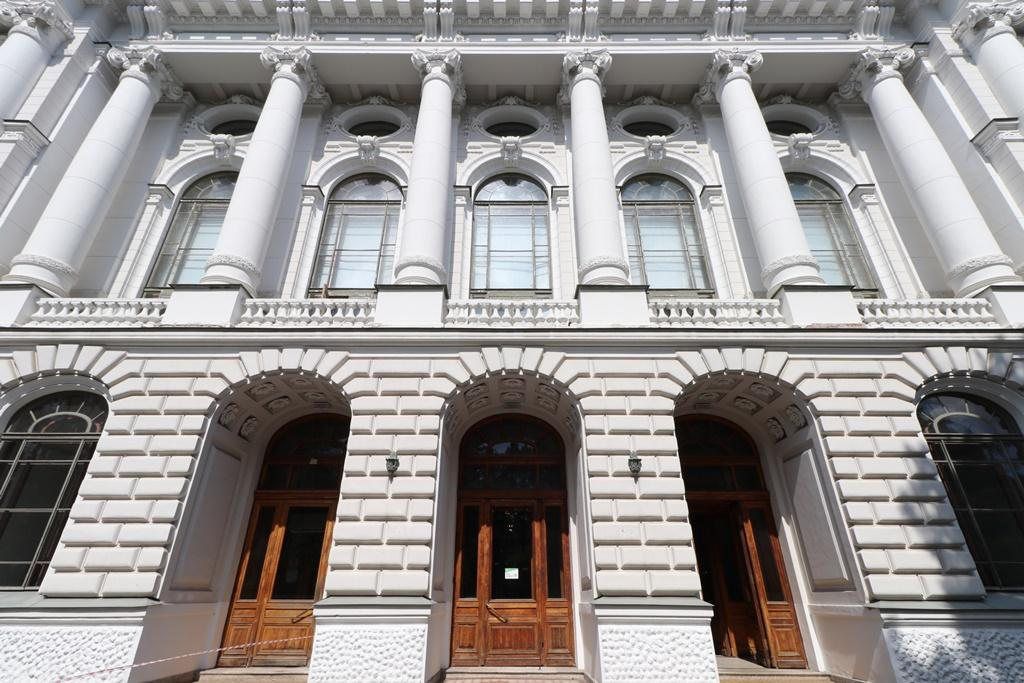
#> input picture resources/poly.jpg, 1024 x 683 px
$ python image_filter.py
#> lines starting #> are read from the running program, lines starting #| are printed output that depends on the picture; after the words box and inside, x2 and y2 are one past the last pixel; in counts of white or black regions, pixels touching at a corner belong together
import cv2
import numpy


def image_filtering(img, kernel) -> numpy.array:
    length = len(img.shape)
    if length == 2:
        h, w = img.shape
        image_color = numpy.array([[[0]] * w] * h)
        image_color[:, :, 0] = img[:, :]
        return image_filtering_color(image_color, kernel)[:, :, 0]
    elif length == 3:
        return image_filtering_color(img, kernel)


def image_filtering_color(img, kernel) -> numpy.array:
    kernel_length = kernel.shape[0]
    kernel_center = kernel_length // 2

    matrix_filing = filing(img, kernel_center)
    height, width, color = matrix_filing.shape
    image_result = matrix_filing.copy()         # sigma

    for h in range(kernel_center, height - kernel_center):
        for w in range(kernel_center, width - kernel_center):
            for c in range(0, color):
                start_height = h - kernel_center
                finish_height = start_height + kernel_length
                start_width = w - kernel_center
                finish_width = start_width + kernel_length

                mult_matrix = matrix_filing[start_height:finish_height, start_width:finish_width, c] * kernel
                kernel_sum = numpy.sum(kernel)
                if kernel_sum != 0:
                    result = int(numpy.sum(mult_matrix) / numpy.sum(kernel))
                else:
                    result = numpy.sum(mult_matrix)

                if result < 0:
                    image_result[h, w, c] = 0
                elif result > 255:
                    image_result[h, w, c] = 255
                else:
                    image_result[h, w, c] = result
    return emarginate(image_result, kernel_center).astype(numpy.uint8)


def filing(img, number) -> numpy.array:
    height, width, color = img.shape
    matrix_w = width + number * 2
    matrix_h = height + number * 2
    matrix = numpy.array([[[0] * color] * matrix_w] * matrix_h)

    for c in range(0, color):
        for h in range(0, height):
            for w in range(0, width):
                matrix[h + number, w + number, c] = img[h, w, c]

    # filing angel
    for c in range(0, color):
        for h in range(0, number):
            for w in range(0, number):
                matrix[h, w, c] = img[number - h, number - w, c]

    for c in range(0, color):
        for h in range(0, number):
            for w in range(0, number):
                matrix[h, matrix_w - w - 1, c] = img[number - h, width - number + w - 1, c]

    for c in range(0, color):
        for h in range(0, number):
            for w in range(0, number):
                matrix[matrix_h - h - 1, w, c] = img[height - number + h - 1, number - w, c]

    for c in range(0, color):
        for h in range(0, number):
            for w in range(0, number):
                matrix[matrix_h - h - 1, matrix_w - w - 1, c] = img[height - number + h - 1, width - number + w - 1, c]

    # filling edge
    for c in range(0, color):
        for h in range(0, number):
            for w in range(0, width):
                matrix[h, number + w, c] = img[number - h, w, c]

    for c in range(0, color):
        for h in range(0, number):
            for w in range(0, width):
                matrix[matrix_h - h - 1, number + w, c] = img[height - number + h - 1, w, c]

    for c in range(0, color):
        for h in range(0, height):
            for w in range(0, number):
                matrix[number + h, w, c] = img[h, number - w, c]

    for c in range(0, color):
        for h in range(0, height):
            for w in range(0, number):
                matrix[number + h, matrix_w - w - 1, c] = img[h, width - number + w - 1, c]
    return matrix


def emarginate(img, number) -> numpy.array:
    return img[number:-number, number: -number, :]


if __name__ == '__main__':
    # kernel = numpy.array([[0, -1, 0],
    #                       [-1, 5, -1],
    #                       [0, -1, 0]])
    # kernel = numpy.array([[0, -1, 0],
    #                       [-1, 4, -1],
    #                       [0, -1, 0]])
    # kernel = numpy.array([[1, 1, 1],
    #                       [1, 1, 1],
    #                       [1, 1, 1]]) / 9
    # kernel = numpy.array([[-1, -1, -1],
    #                       [-1, 8, -1],
    #                       [-1, -1, -1]])
    # kernel = numpy.array([[-2, -1, 0],
    #                       [-1, 1, 1],
    #                       [0, 1, 2]])
    # kernel = numpy.array([[-1, 0, 1],
    #                       [-2, 0, 2],
    #                       [-1, 0, 1]])
    kernel = numpy.array([[0, 0, -1, 0, 0],
                          [0, 0, -1, 0, 0],
                          [-1, -1, 8, -1, -1],
                          [0, 0, -1, 0, 0],
                          [0, 0, -1, 0, 0]])

    # image_color = cv2.imread("../resources/1.png")
    image_color = cv2.imread("../resources/poly.jpg")
#> image_color is the input picture: shape (683, 1024, 3); mean B, G, R 143.9, 145.3, 149.5
    image_gray = cv2.cvtColor(image_color, cv2.COLOR_BGR2GRAY)

    image_filtering = image_filtering(image_gray, kernel)
#> after the loop in filing, `for c in range(0, color):`: matrix: shape (687, 1028, 1) int64; min 0, max 255, mean 145
#> after the loop in filing, `for c in range(0, color):`: matrix: shape (687, 1028, 1) int64; min 0, max 255, mean 145
#> after the loop in filing, `for c in range(0, color):`: matrix: shape (687, 1028, 1) int64; min 0, max 255, mean 145
#> after the loop in filing, `for c in range(0, color):`: matrix: shape (687, 1028, 1) int64; min 0, max 255, mean 145
#> after the loop in filing, `for c in range(0, color):`:
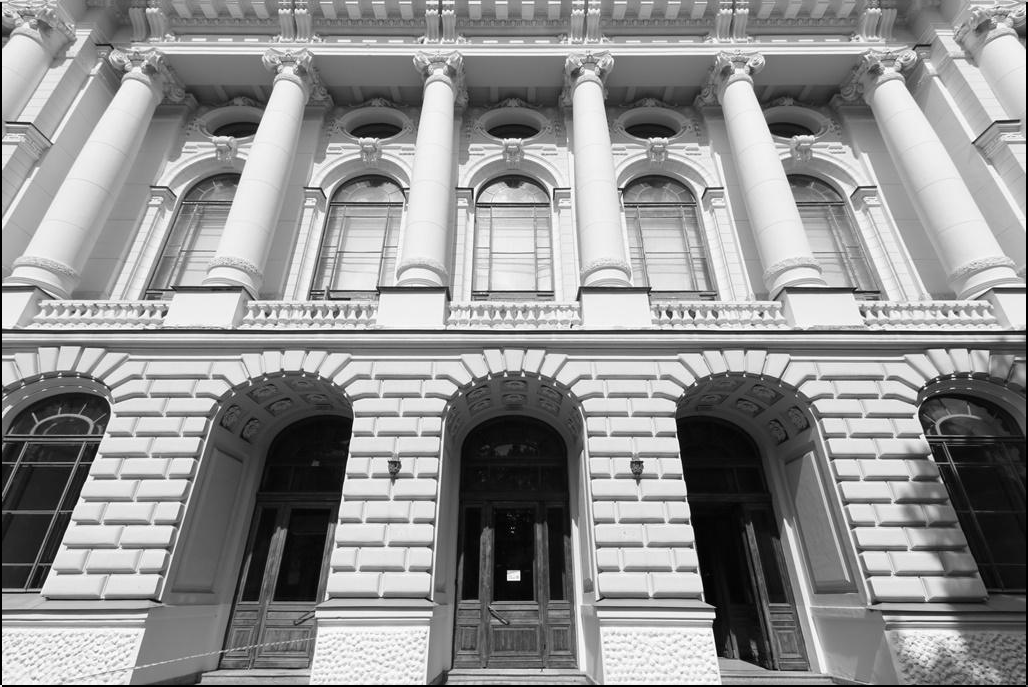
#> matrix: shape (687, 1028, 1) int64; min 0, max 255, mean 145.4
#> after the loop in filing, `for c in range(0, color):`:
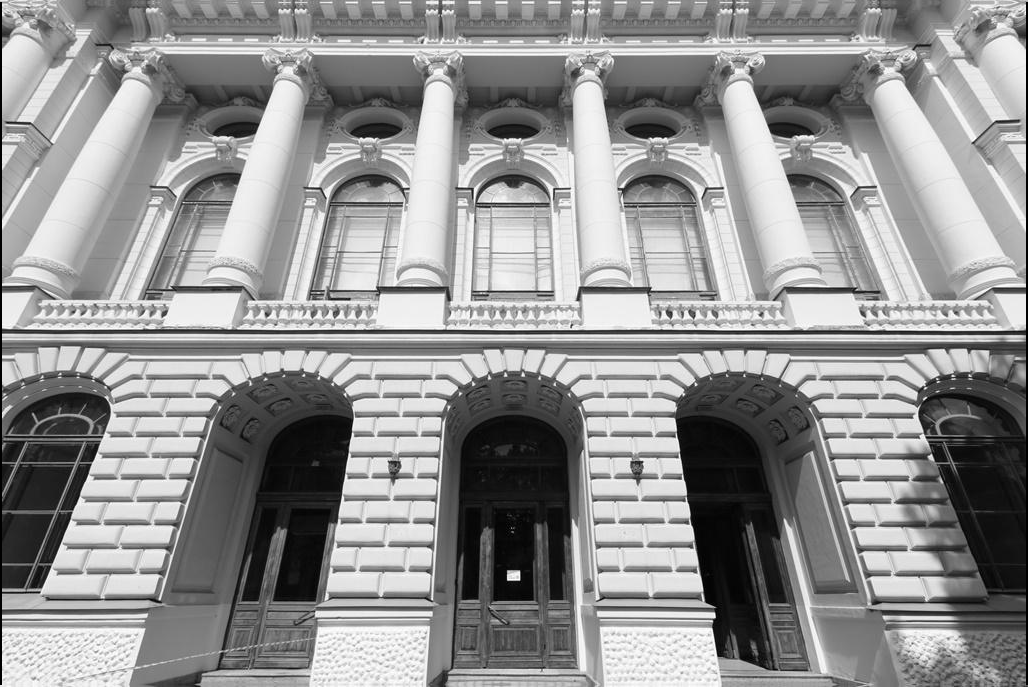
#> matrix: shape (687, 1028, 1) int64; 0.29% of pixels changed, all inside (x1, y1, x2, y2) = (2, 685, 1026, 687)
#> after the loop in filing, `for c in range(0, color):`:
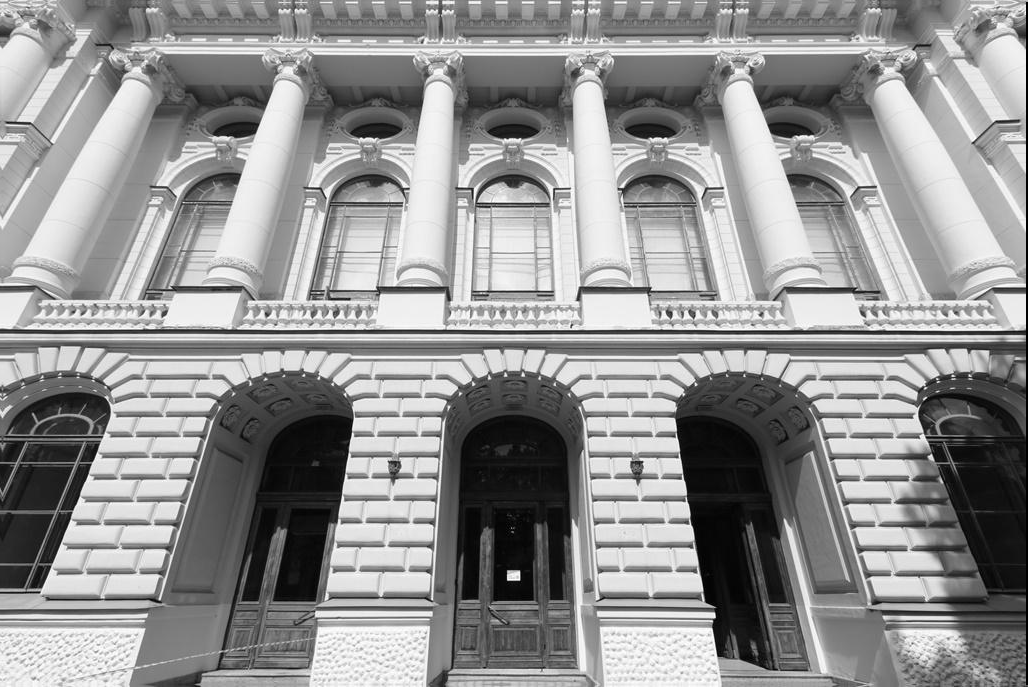
#> matrix: shape (687, 1028, 1) int64; 0.19% of pixels changed, all inside (x1, y1, x2, y2) = (0, 2, 2, 685)
#> after the loop in filing, `for c in range(0, color):`:
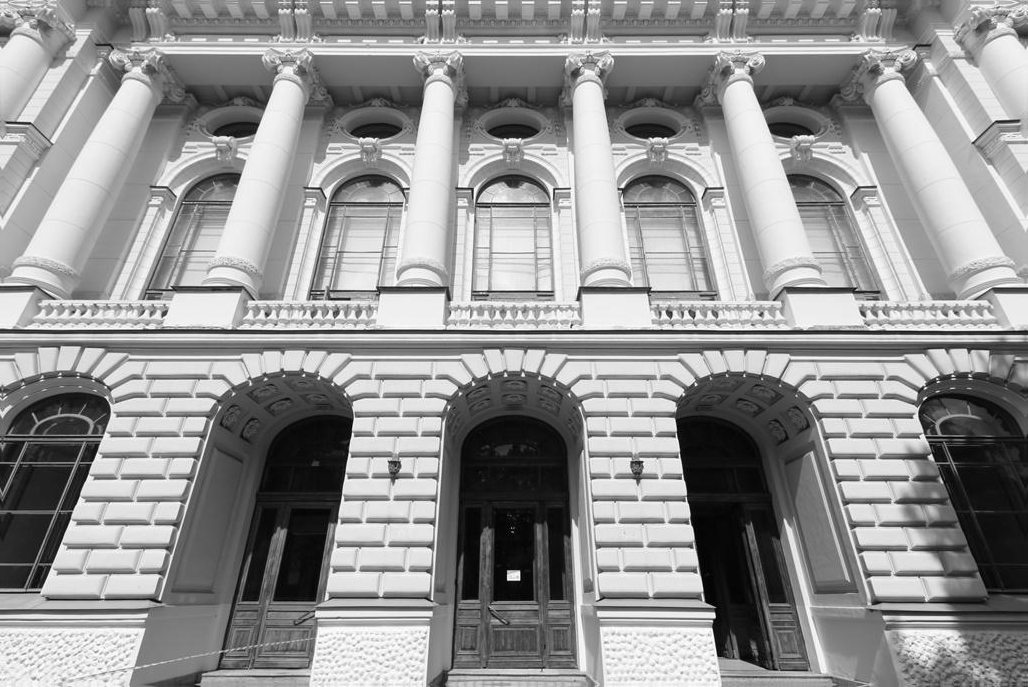
#> matrix: shape (687, 1028, 1) int64; 0.19% of pixels changed, all inside (x1, y1, x2, y2) = (1026, 2, 1028, 685)
#> after the loop in image_filtering_color, `for h in range(kernel_center, height - kernel_center):`:
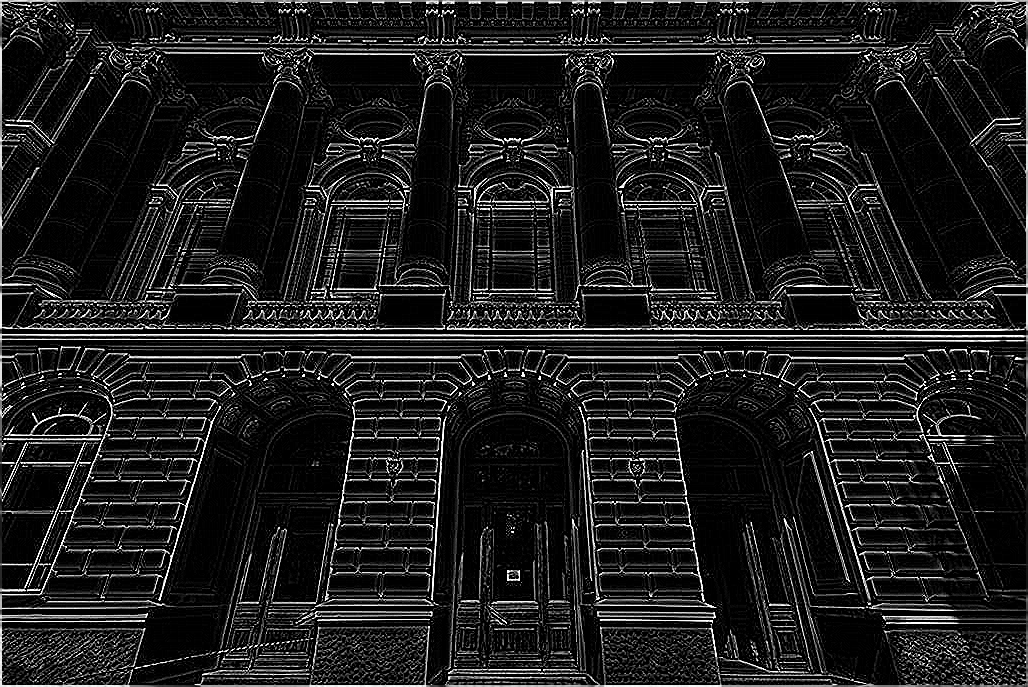
#> image_result: shape (687, 1028, 1) int64; min 0, max 255, mean 30.2
#> in emarginate, `return img[number:-number, number: -number, :]`:
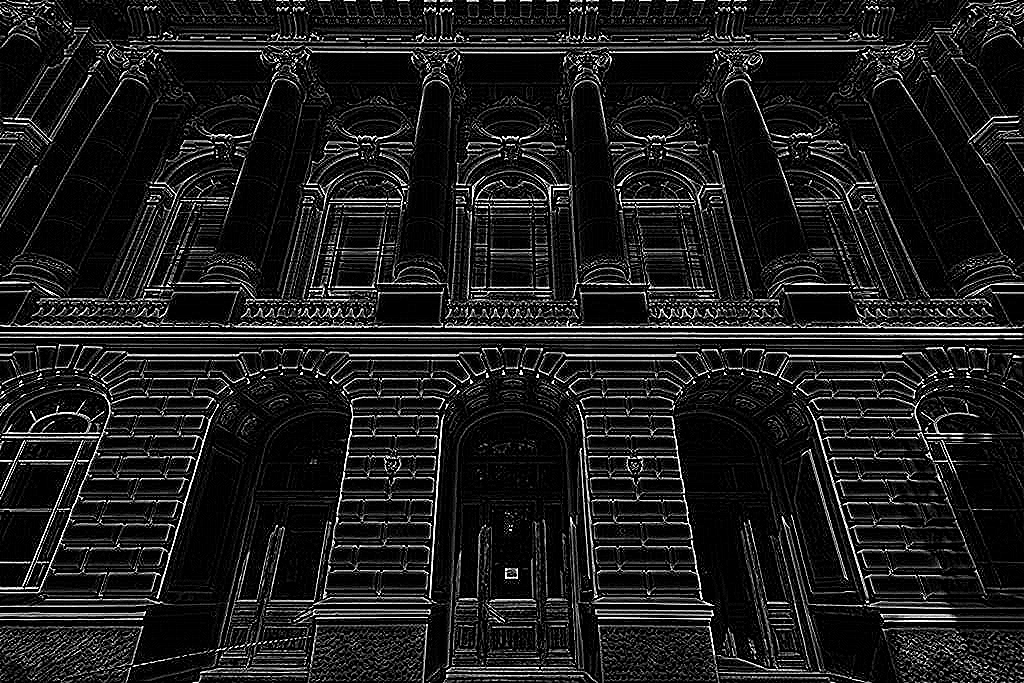
#> returned value: shape (683, 1024, 1) int64; min 0, max 255, mean 29
    image_openCV = cv2.filter2D(src=image_gray, ddepth=-1, kernel=kernel)

    # cv2.imshow("Color: image", image_color)
    cv2.imshow("Color: image openCV", image_openCV)
    cv2.imshow("Color: image filtering", image_filtering)

    cv2.waitKey()
